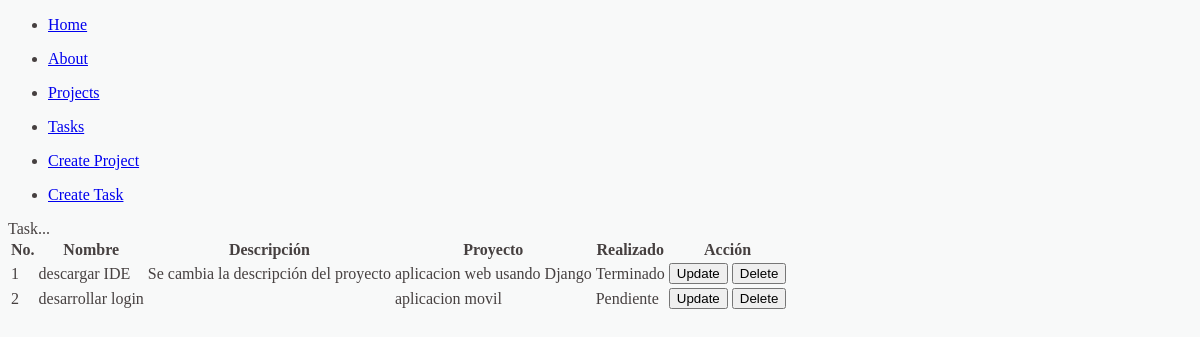
The app's page /home/tasks/, older data.
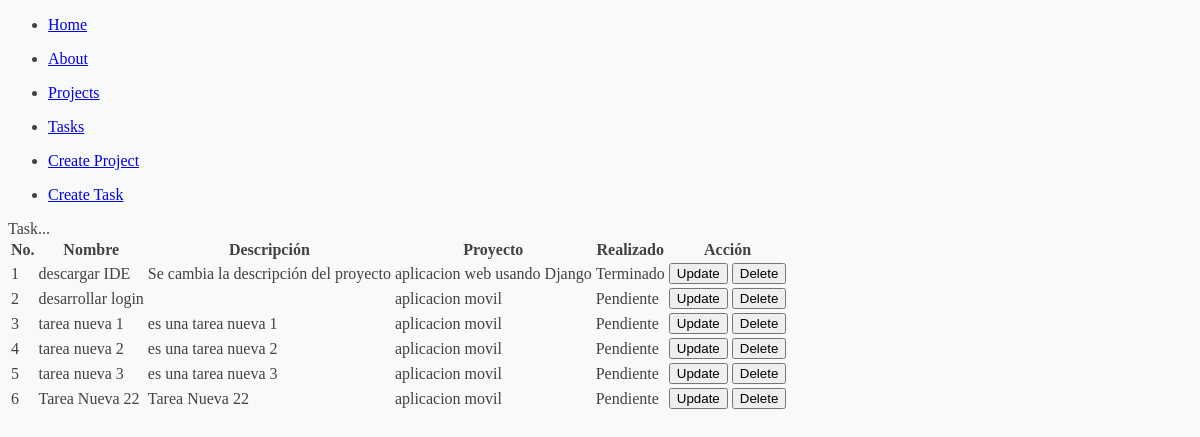
The same page, newer data.
### myapp/models.py (models this page shows, shortened)
class Task(models.Model):
    title= models.CharField(max_length=200)
    description= models.TextField()
    project= models.ForeignKey(Project, on_delete=models.CASCADE)
    done = models.BooleanField(default=False)

class Project(models.Model):
    name = models.CharField(max_length=200)
    def __str__(self):
        return self.name

### myapp/views.py (the view)
# urls.py: path('tasks/', views.tasks, name="tasks"),
def tasks(request):
    template='task/task.html'
    tasks = Task.objects.all()
    return render(request, template,{
        'tasks':tasks
    })

### myapp/templates/task/task.html (shortened to what this page needs)
{% extends 'base.html' %}
{% block content %}
    <!DOCTYPE html>
    <html>
    <head>
        <link rel='stylesheet' type='text/css' media='screen' href='main.css'>
    </head>
    <body>
        Task...
        <table>
            <tr>
                <th>No.</th>
                <th>Nombre</th>
                <th>Descripción</th>
                <th>Proyecto</th>
                <th>Realizado</th>
                <th>Acción</th>
            </tr>
            {% for task in tasks %}
                <tr>
                    <td>{{ forloop.counter }}</td>
                    <td>{{ task.title }}</td>
                    <td>{{ task.description }}</td>
                    <td>{{ task.project }}</td>
                    {% if task.done == True  %}
                        <td>Terminado</td>
                    {% else %}
                        <td>Pendiente</td>
                    {% endif %}
                    <td>
                        <button>
                            Update
                        </button>
                        <button>
                            Delete
                        </button>
                    </td>
                </tr>
            {% endfor %}
        </table>
    </body>
    </html>
{% endblock %}

### blog/templates/base.html (shortened to what this page needs)
{% load static %}
<!DOCTYPE html>
<html>
<head>
    <link rel='stylesheet' href='{% static '/styles/main.css' %}'>
</head>
<body>
    <nav>
        <ul>
            <li>
                <a href="{% url 'index' %}">Home</a>
            </li>
        </ul>
        <ul>
            <li>
                <a href="{% url 'about' %}">About</a>
            </li>
        </ul>
        <ul>
            <li>
                <a href="{% url 'projects' %}">Projects</a>
            </li>
        </ul>
        <ul>
            <li>
                <a href="{% url 'tasks' %}">Tasks</a>
            </li>
        </ul>
        <ul>
            <li>
                <a href="{% url 'create_project' %}">Create Project</a>
            </li>
        </ul>
        <ul>
            <li>
                <a href="{% url 'create_task' %}">Create Task</a>
            </li>
        </ul>
    </nav>
    {% block content %}
    {% endblock %}
</body>
</html>

### blog/static/styles/main.css (style rules this page uses)
body { background: #f8f9f9; color: rgb(70, 64, 64); }

Row changes from the older to the newer data that the page shows:
added Task: title "tarea nueva 1", description "es una tarea nueva 1", project "aplicacion movil", done "Pendiente"
added Task: title "tarea nueva 2", description "es una tarea nueva 2", project "aplicacion movil", done "Pendiente"
added Task: title "tarea nueva 3", description "es una tarea nueva 3", project "aplicacion movil", done "Pendiente"
added Task: title "Tarea Nueva 22", description "Tarea Nueva 22", project "aplicacion movil", done "Pendiente"
